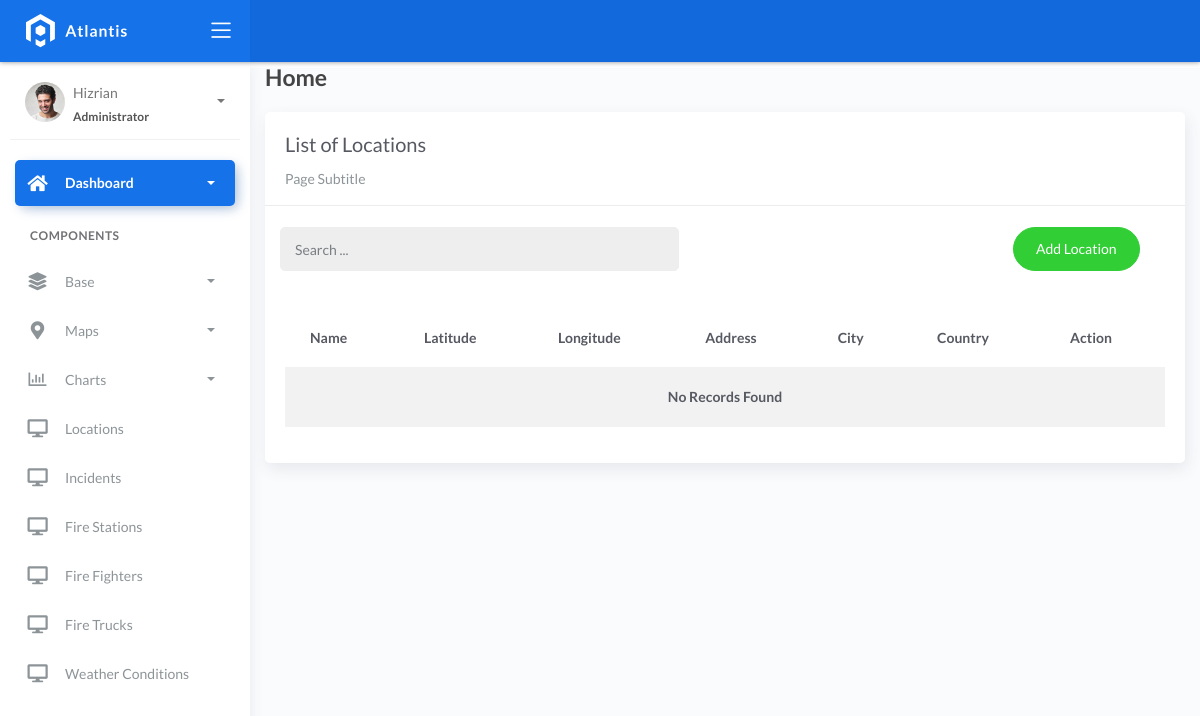
Page /locations/ on the earlier database version.
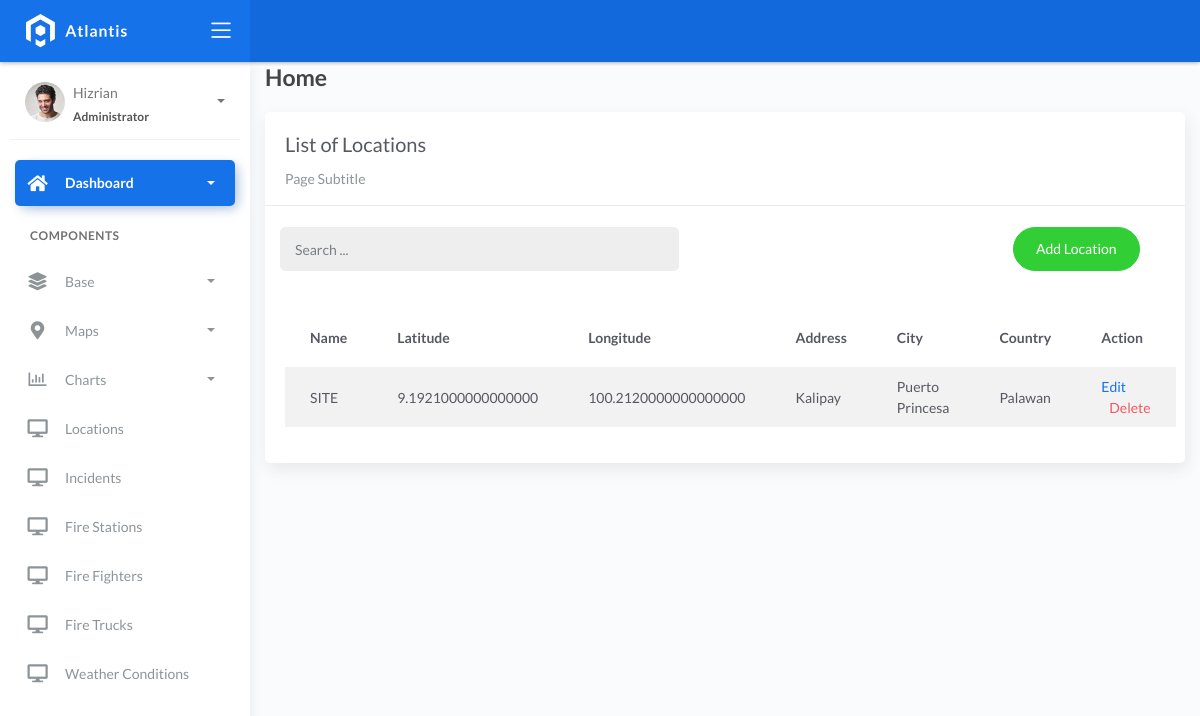
Same page on the later database version.
### fire/models.py (models this page shows, shortened)
class BaseModel(models.Model):
    created_at = models.DateTimeField(auto_now_add=True, db_index=True)
    updated_at = models.DateTimeField(auto_now=True)
    class Meta:
        abstract = True

class Locations(BaseModel):
    name = models.CharField(max_length=255)
    latitude = models.DecimalField(
        max_digits=22, decimal_places=16, null=True, blank=True)
    longitude = models.DecimalField(
        max_digits=22, decimal_places=16, null=True, blank=True)
    address = models.CharField(max_length=150)
    city = models.CharField(max_length=150)  # can be in separate table
    country = models.CharField(max_length=150)  # can be in separate table

### fire/views.py (the view)
# urls.py: path('locations/', LocationList.as_view(), name='location-list'),
class LocationList(ListView):
    model = Locations
    context_object_name = 'object_list'
    template_name = 'location_list.html'
    paginate_by = 5
    def get_queryset(self, *args, **kwargs):
        qs = super(LocationList, self).get_queryset(*args, **kwargs)
        if self.request.GET.get('q') != None:
            query = self.request.GET.get('q')
            qs = qs.filter(Q(name__icontains=query) | Q(address__icontains=query) | Q(city__icontains=query) | Q(country__icontains=query))
        return qs

### templates/location_list.html (shortened to what this page needs)
{% extends 'base.html' %} {% load static %} {% block content %}
<div class="content">
    <div class="container-fluid">
        <h4 class="page-title">Home</h4>
        <div class="row">
            <div class="col-md-12">
                <div class="card">
                    <div class="card-header">
                        <div class="card-title">List of Locations</div>
                        <div class="card-category">Page Subtitle</div>
                    </div>
                    <br />
                        <div class="col-md-12 row">
                            <div class="col-md-6">
                                <form class="navbar-left navbar-form nav-search mr-md-3" action="{% url 'location-list' %}">
                                    <div class="input-group">
                                        <input type="text" placeholder="Search ..." class="form-control" name="q" />
                                        <div class="input-group-append">
                                            <span class="input-group-text">
                                            </span>
                                        </div>
                                    </div>
                                </form>
                            </div>
                            <div class="col-md-6">
                                <div class="pull-right">
                                    <a href="{% url 'location-add' %}" class="btn btn-success btn-rounded">Add Location</a>
                                </div>
                            </div>
                        </div>
                    <div class="card-body">
                        <table class="table table-striped mt-3">
                            <thead>
                                <tr>
                                    <th scope="col">Name</th>
                                    <th scope="col">Latitude</th>
                                    <th scope="col">Longitude</th>
                                    <th scope="col">Address</th>
                                    <th scope="col">City</th>
                                    <th scope="col">Country</th>
                                    <th scope="col">Action</th>
                                </tr>
                            </thead>
                            <tbody>
                                {% for object in object_list %}
                                <tr>
                                    <td>{{ object.name }}</td>
                                    <td>{{ object.latitude }}</td>
                                    <td>{{ object.longitude }}</td>
                                    <td>{{ object.address }}</td>
                                    <td>{{ object.city }}</td>
                                    <td>{{ object.country }}</td>
                                    <td>
                                        <a href="{% url 'location-update' object.id %}">Edit</a>
                                        <a href="{% url 'location-delete' object.id %}" class="text-danger ml-2">Delete</a>
                                    </td>
                                </tr>
                                {% empty %}
                                <tr>
                                    <td colspan="7" style="text-align: center">
                                        <p class="text-sm font-weight-bold mb-0">No Records Found</p>
                                    </td>
                                </tr>
                                {% endfor %}
                            </tbody>
                        </table>
                    </div>
                </div>
            </div>
        </div>
    </div>
</div>
{% endblock %}

### templates/base.html (shortened to what this page needs)
{% load static %}
<!DOCTYPE html>
<html lang="en">
  <head>
    <link rel="stylesheet" href="{% static 'css/bootstrap.min.css' %}" />
    <link rel="stylesheet" href="{% static 'css/atlantis.min.css' %}" />
    <link rel="stylesheet" href="{% static 'css/demo.css' %}" />
  </head>
  <body>
    <div class="wrapper">
      <div class="main-header">
        <div class="logo-header" data-background-color="blue">
          <a href="index.html" class="logo">
            <img src="{% static 'img/logo.svg' %}" alt="navbar brand" class="navbar-brand" />
          </a>
          <div class="nav-toggle">
            <button class="btn btn-toggle toggle-sidebar">
              <i class="icon-menu"></i>
            </button>
          </div>
        </div>
        <nav class="navbar navbar-header navbar-expand-lg" data-background-color="blue2">
        </nav>
      </div>
      <div class="sidebar sidebar-style-2">
        <div class="sidebar-wrapper scrollbar scrollbar-inner">
          <div class="sidebar-content">
            <div class="user">
              <div class="avatar-sm float-left mr-2">
                <img src="{% static 'img/profile.jpg' %}" alt="..." class="avatar-img rounded-circle" />
              </div>
              <div class="info">
                <a data-toggle="collapse" href="#collapseExample" aria-expanded="true">
                  <span>
                    Hizrian
                    <span class="user-level">Administrator</span>
                    <span class="caret"></span>
                  </span>
                </a>
              </div>
            </div>
            <ul class="nav nav-primary">
              <li class="nav-item active">
                <a data-toggle="collapse" href="#dashboard" class="collapsed" aria-expanded="false">
                  <i class="fas fa-home"></i>
                  <p>Dashboard</p>
                  <span class="caret"></span>
                </a>
              </li>
              <li class="nav-section">
                <h4 class="text-section">Components</h4>
              </li>
              <li class="nav-item">
                <a data-toggle="collapse" href="#base">
                  <i class="fas fa-layer-group"></i>
                  <p>Base</p>
                  <span class="caret"></span>
                </a>
              </li>
              <li class="nav-item">
                <a data-toggle="collapse" href="#maps">
                  <i class="fas fa-map-marker-alt"></i>
                  <p>Maps</p>
                  <span class="caret"></span>
                </a>
              </li>
              <li class="nav-item">
                <a data-toggle="collapse" href="#charts">
                  <i class="far fa-chart-bar"></i>
                  <p>Charts</p>
                  <span class="caret"></span>
                </a>
              </li>
              <li class="nav-item">
                <a href="{% url 'location-list' %}">
                  <i class="fas fa-desktop"></i>
                  <p>Locations</p>
                </a>
              </li>
              <li class="nav-item">
                <a href="{% url 'incident-list' %}">
                  <i class="fas fa-desktop"></i>
                  <p>Incidents</p>
                </a>
              </li>
              <li class="nav-item">
                <a href="#">
                  <i class="fas fa-desktop"></i>
                  <p>Fire Stations</p>
                </a>
              </li>
              <li class="nav-item">
                <a href="#">
                  <i class="fas fa-desktop"></i>
                  <p>Fire Fighters</p>
                </a>
              </li>
              <li class="nav-item">
                <a href="#">
                  <i class="fas fa-desktop"></i>
                  <p>Fire Trucks</p>
                </a>
              </li>
              <li class="nav-item">
                <a href="#">
                  <i class="fas fa-desktop"></i>
                  <p>Weather Conditions</p>
                </a>
              </li>
            </ul>
          </div>
        </div>
      </div>
      <div class="main-panel">
        <div class="content">
          {% block content %}
          {% endblock %}
          </div>
        </div>
        <footer class="footer">
          <div class="container-fluid">
            <nav class="pull-left">
              <ul class="nav">
                <li class="nav-item">
                  <a class="nav-link" href="https://www.themekita.com"> ThemeKita </a>
                </li>
                <li class="nav-item">
                  <a class="nav-link" href="#"> Help </a>
                </li>
                <li class="nav-item">
                  <a class="nav-link" href="#"> Licenses </a>
                </li>
              </ul>
            </nav>
            <div class="copyright ml-auto">2018, made with  by <a href="https://www.themekita.com">ThemeKita</a></div>
          </div>
        </footer>
      </div>
  </body>
</html>

Differences in the rows shown:
added Locations: name "SITE", latitude "9.1921000000000000", longitude "100.2120000000000000", address "Kalipay", city "Puerto Princesa", country "Palawan"
Other differences:
text no longer shown: "No Records Found"
